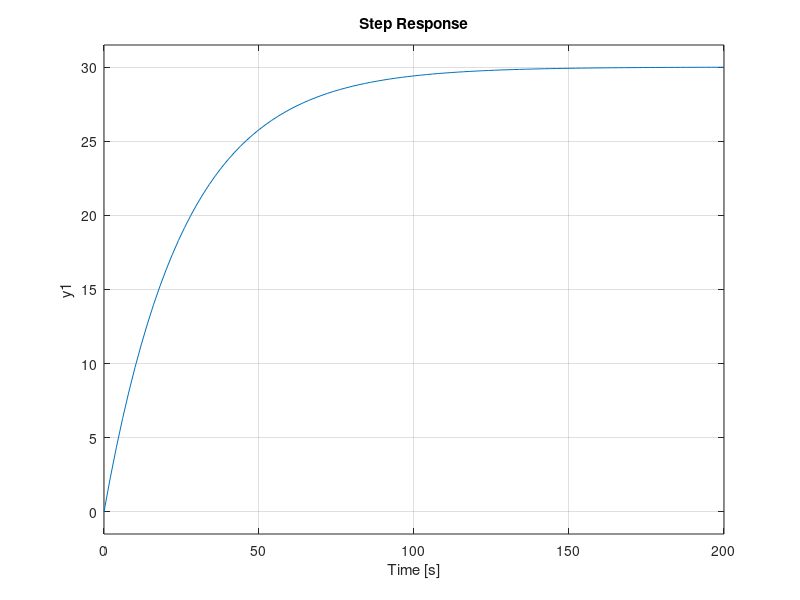

Recreate this plot in MATLAB.
% Limpa os comandos do workspace
clc
clear all

% Declaramos os paramêtros do problema
Hmax = 0.45           % Altura do tanque(m)
Qmax = 0.015          % Fluxo máximo de entrada (m3/s)
Hmed = Hmax*0.7       % Altura média utilizado para linearizar o modelo
Qmed = Qmax*0.7       % Fluxo médio para linearizar o modelo

L1 = 1                % Lado 1 do tanmque(m)
L2 = 0.85             % Lado 2 do tanmque(m)
Area = L1*L2          % Area transversal do tanque(m2)
C = Area              % Capacidade do tanque

R = Hmed/Qmed         % Restrição (s/m2)

f_red = 50            % Frequencia da grade
Gvdf = Qmax/f_red     % Bloquear fluxo VDF + Bomba
Gsen = 1   

% Desenvolvendo a função de transferência
num = [R]             % Numerador da função de transferência
den = [R*C 1];        % Denominador da função de transferência

Gp = tf(num,den)      % Função de transferência% Bloquear sensor

% Grafico
step(Qmed*Gp)         % Reduz a escala a 60% do fluxo máximo


step(Gp)              % A função step aplica por padrão uma escala unitária
                      % que para nosso porblema seria de 1 m3/s
